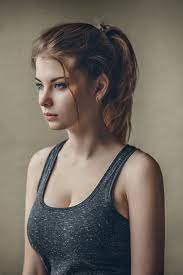
#> input picture girl.jpeg, 183 x 275 px
$ jupyter execute day18.ipynb
#> lines starting #> are read from the running program, lines starting #| are printed output that depends on the picture; after the words box and inside, x2 and y2 are one past the last pixel; in counts of white or black regions, pixels touching at a corner belong together
[cell 1]
import cv2
import numpy as np
import matplotlib.pyplot as plt

[cell 2]
image = cv2.imread('girl.jpeg')
#> image is the input picture: shape (275, 183, 3); mean B, G, R 96.1, 105.2, 113.2

[cell 3]
face_cascade = cv2.CascadeClassifier("xml/haarcascade_frontalface_default.xml")

[cell 4]
def detect_face(img):
    face_img = img.copy()
    face_rects = face_cascade.detectMultiScale(face_img)
#> face_rects = [[11, 58, 72, 72]]
    for (x,y,w,h) in face_rects:
        cv2.rectangle(face_img,(x,y),(x+w,y+h),(255,0,0),10)
#> this loop made 1 pass
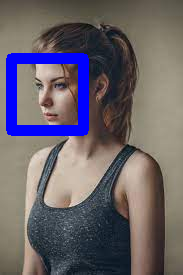
#> face_img: shape (275, 183, 3); 6.22% of pixels changed, all inside (x1, y1, x2, y2) = (6, 53, 89, 136)
    return face_img


$ run again, with dog.jpeg copied over girl.jpeg
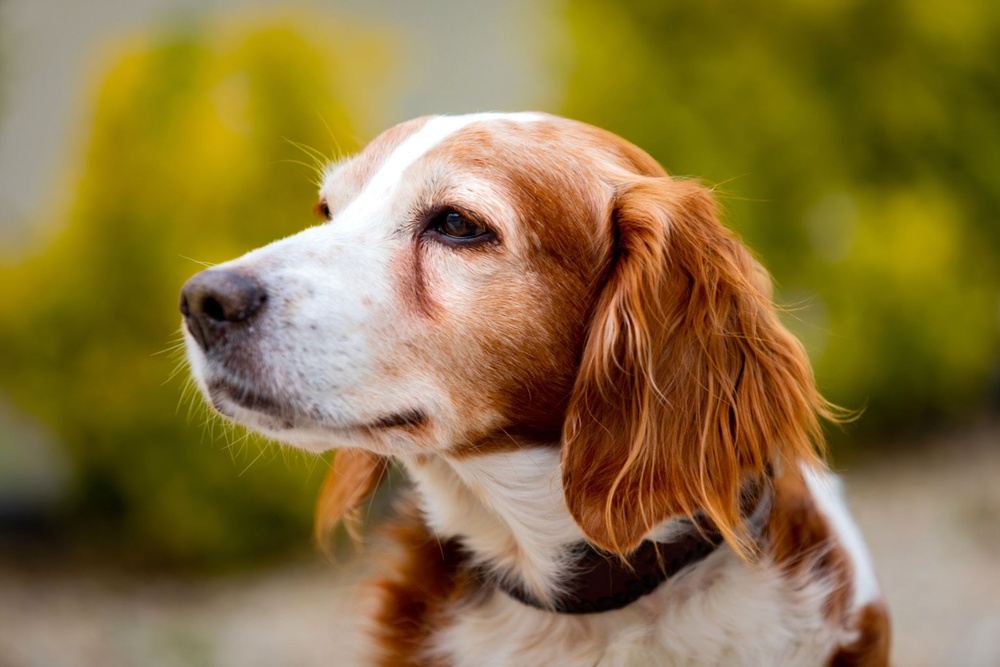
#> input picture dog.jpeg, 1000 x 667 px, shrunk from 2048 x 1365 before the run
#> image is the input picture: shape (667, 1000, 3); mean B, G, R 63.3, 115.5, 138.1
#> face_rects = [[444, 252, 65, 65]]
#> the loop in detect_face, `for (x,y,w,h) in face_rects:` made 1 pass
#> after the loop in detect_face, `for (x,y,w,h) in face_rects:`:
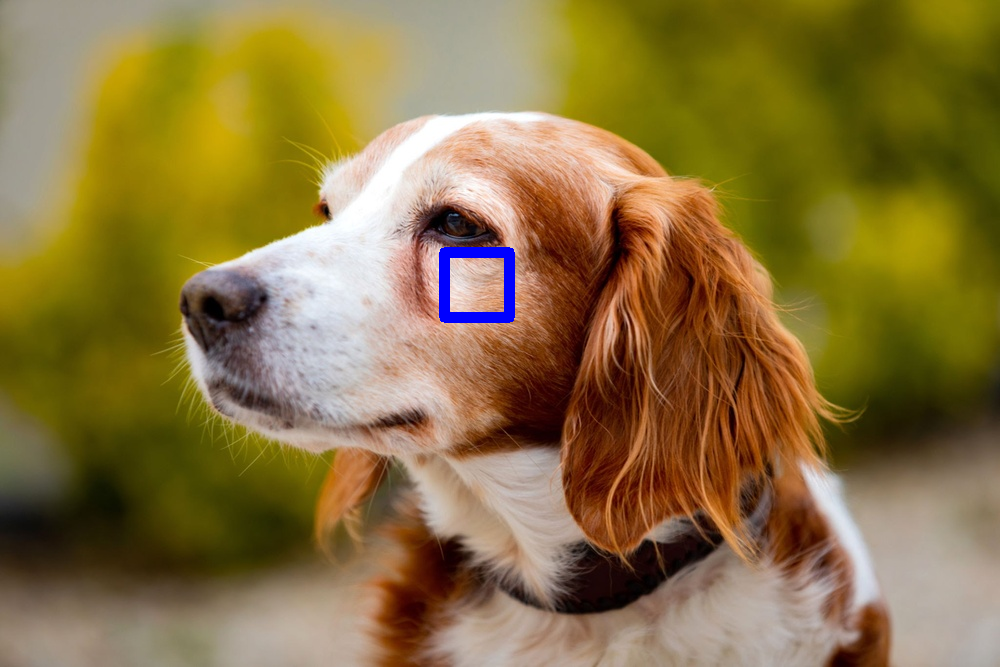
#> face_img: shape (667, 1000, 3); 0.42% of pixels changed, all inside (x1, y1, x2, y2) = (439, 247, 515, 323)
